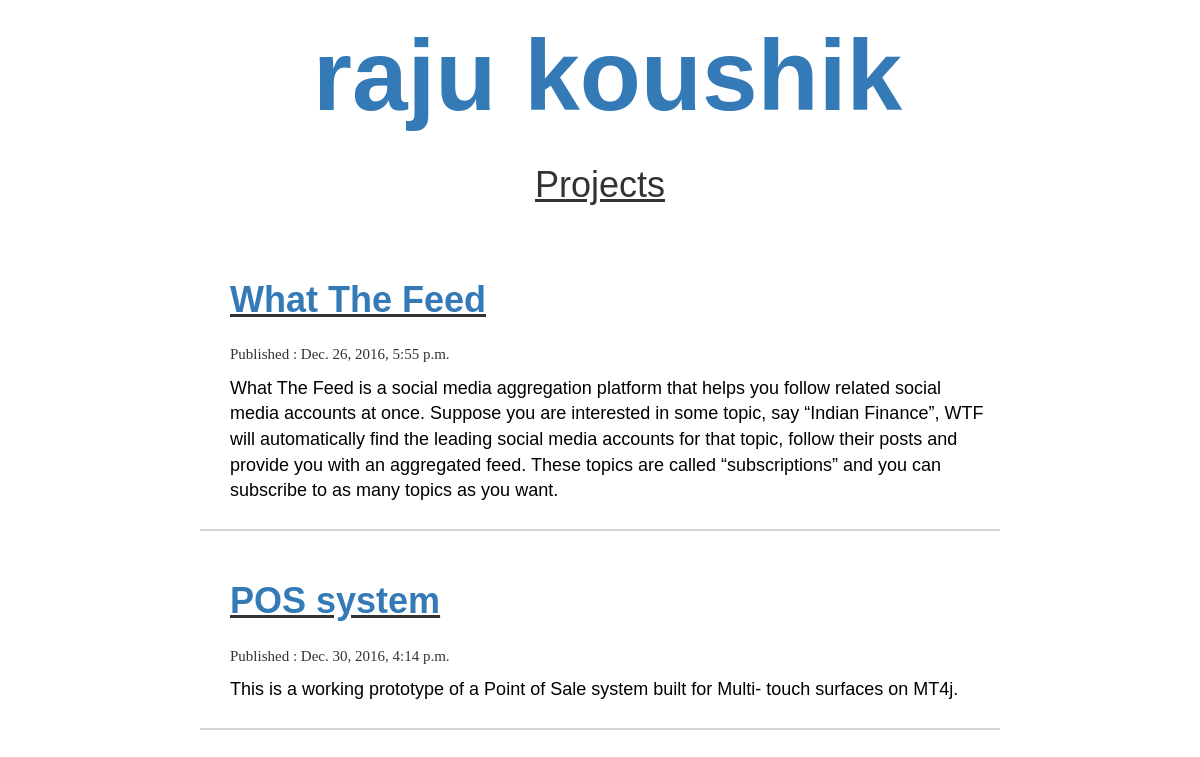
/projects/, run on the app's committed database.
### blog/models.py (models this page shows, shortened)
class Projects(models.Model):
    author = models.ForeignKey('auth.User')
    project_title = models.CharField(max_length=200)
    text = models.TextField(default='project_default')
    project_image_url = models.TextField()
    created_date = models.DateTimeField(default=timezone.now)
    published_date = models.DateTimeField(blank=True, null=True)

### blog/views.py (the view)
# urls.py: url(r'^projects/', views.project_list, name='project_list'),
def project_list(request):
    projects = Projects.objects.filter(published_date__lte=timezone.now()).order_by('published_date')
    return render(request, 'blog/project_list.html', {'projects': projects})

### blog/templates/blog/project_list.html (shortened to what this page needs)
{% load staticfiles %}
<html>
    <head>
        <link rel="stylesheet" href="//maxcdn.bootstrapcdn.com/bootstrap/3.2.0/css/bootstrap.min.css">
        <link rel="stylesheet" href="//maxcdn.bootstrapcdn.com/bootstrap/3.2.0/css/bootstrap-theme.min.css">
    </head>
    <body id="body">
        <div>
            <h1 id="header" href="{{ project.id }}"><strong><a href="/">raju koushik</a></strong></h1>
        </div>
        <h1 id="btitle"><center>Projects</center></h1>
        {% for project in projects %}
            <div id="border" style="max-width: 800px; margin : 0 auto;">
                <div id="project">
                    <h1 id="btitle"> <a href="#"><strong>{{ project.project_title }}</strong></a> </h1>
                    <p id="date">Published : {{ project.published_date }}</p>
                </div>
                <p id="text">{{ project.text|linebreaksbr }}</p>
            </div>
        {% endfor %}
    </body>
</html>

### blog/templates/blog/project_list.html (style rules this page uses)
#header { color: #ffffff; font-size: 100px; font-family: 'Ubuntu', 'Lucida Grande', 'Lucida Sans Unicode', 'Geneva', 'Verdana', sans-serif; padding-left: 15px; padding-top: 0px; text-align: center; }
#border { border-bottom: 2px solid lightgrey; padding: 15px; }
#date { font-size: 15px; padding-left: 15px; font-family: David; }
#text { color: black; font-family: 'Ubuntu', 'Lucida Grande', 'Lucida Sans Unicode', 'Geneva', 'Verdana', sans-serif; font-size: 18px; padding-left: 15px; }
#btitle { font-family: 'Ubuntu', 'Lucida Grande', 'Lucida Sans Unicode', 'Geneva', 'Verdana', sans-serif; padding: 15px; text-decoration: underline; }

### data on the page
Projects: project_title "What The Feed", published_date "Dec. 26, 2016, 5:55 p.m.", text "What The Feed is a social media aggregation platform that helps you follow related social media accounts at once. Suppose you are interested in some topic, say “Indian Finance”, WTF will automatically find the leading social media accounts for that topic, follow their posts and provide you with an aggregated feed. These topics are called “subscriptions” and you can subscribe to as many topics as you want."
Projects: project_title "POS system", published_date "Dec. 30, 2016, 4:14 p.m.", text "This is a working prototype of a Point of Sale system built for Multi- touch surfaces on MT4j."
